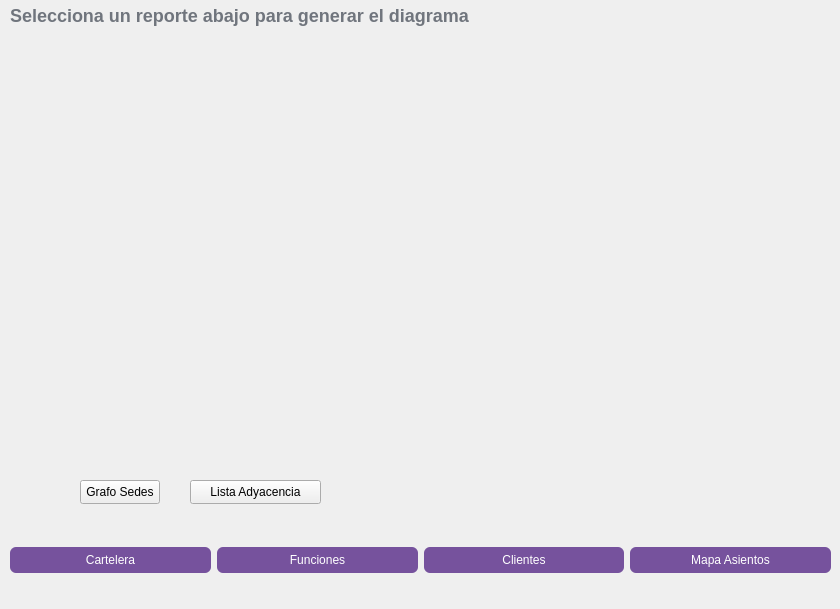
        <widget class="QWidget" name="tab_7">
         <attribute name="title">
          <string>Reportes</string>
         </attribute>
         <widget class="QLabel" name="label_69">
          <property name="geometry">
           <rect>
            <x>10</x>
            <y>0</y>
            <width>471</width>
            <height>31</height>
           </rect>
          </property>
          <property name="styleSheet">
           <string notr="true">QLabel {
    color: #70757d; /* Blanco puro para destacar más */
    font-size: 18px; /* Tamaño de letra más grande */
    font-weight: bold; /* Negrita */
}</string>
          </property>
          <property name="text">
           <string>Selecciona un reporte abajo para generar el diagrama</string>
          </property>
         </widget>
         <widget class="QLabel" name="lblVisorAdmin">
          <property name="geometry">
           <rect>
            <x>10</x>
            <y>40</y>
            <width>811</width>
            <height>381</height>
           </rect>
          </property>
          <property name="text">
           <string/>
          </property>
          <property name="scaledContents">
           <bool>true</bool>
          </property>
         </widget>
         <widget class="QWidget" name="horizontalLayoutWidget_7">
          <property name="geometry">
           <rect>
            <x>10</x>
            <y>520</y>
            <width>821</width>
            <height>80</height>
           </rect>
          </property>
          <layout class="QHBoxLayout" name="horizontalLayout_7">
           <item>
            <widget class="QPushButton" name="btnReportePeliculas">
             <property name="styleSheet">
              <string notr="true">/* Estilo base de los botones */
QPushButton {
    background-color: #76529D;
    color: white;
    border-radius: 6px;
    padding: 6px 14px;
}

/* Efecto cuando pasas el mouse por encima */
QPushButton:hover {
    background-color: #9D7AC7;
}

/* Estado ACTIVO/SELECCIONADO */
QPushButton:checked {
    background-color: #4A3267;
    border: 2px solid #9D7AC7;
    font-weight: bold;
}</string>
             </property>
             <property name="text">
              <string>Cartelera</string>
             </property>
             <property name="checkable">
              <bool>true</bool>
             </property>
             <attribute name="buttonGroup">
              <string notr="true">buttonGroup</string>
             </attribute>
            </widget>
           </item>
           <item>
            <widget class="QPushButton" name="btnReporteFunciones">
             <property name="styleSheet">
              <string notr="true">/* Estilo base de los botones */
QPushButton {
    background-color: #76529D;
    color: white;
    border-radius: 6px;
    padding: 6px 14px;
}

/* Efecto cuando pasas el mouse por encima */
QPushButton:hover {
    background-color: #9D7AC7;
}

/* Estado ACTIVO/SELECCIONADO */
QPushButton:checked {
    background-color: #4A3267;
    border: 2px solid #9D7AC7;
    font-weight: bold;
}</string>
             </property>
             <property name="text">
              <string>Funciones</string>
             </property>
             <property name="checkable">
              <bool>true</bool>
             </property>
             <attribute name="buttonGroup">
              <string notr="true">buttonGroup</string>
             </attribute>
            </widget>
           </item>
           <item>
            <widget class="QPushButton" name="btnReporteClientes">
             <property name="styleSheet">
              <string notr="true">/* Estilo base de los botones */
QPushButton {
    background-color: #76529D;
    color: white;
    border-radius: 6px;
    padding: 6px 14px;
}

/* Efecto cuando pasas el mouse por encima */
QPushButton:hover {
    background-color: #9D7AC7;
}

/* Estado ACTIVO/SELECCIONADO */
QPushButton:checked {
    background-color: #4A3267;
    border: 2px solid #9D7AC7;
    font-weight: bold;
}</string>
             </property>
             <property name="text">
              <string>Clientes</string>
             </property>
             <property name="checkable">
              <bool>true</bool>
             </property>
             <attribute name="buttonGroup">
              <string notr="true">buttonGroup</string>
             </attribute>
            </widget>
           </item>
           <item>
            <widget class="QPushButton" name="btnReporteMatriz">
             <property name="styleSheet">
              <string notr="true">/* Estilo base de los botones */
QPushButton {
    background-color: #76529D;
    color: white;
    border-radius: 6px;
    padding: 6px 14px;
}

/* Efecto cuando pasas el mouse por encima */
QPushButton:hover {
    background-color: #9D7AC7;
}

/* Estado ACTIVO/SELECCIONADO */
QPushButton:checked {
    background-color: #4A3267;
    border: 2px solid #9D7AC7;
    font-weight: bold;
}</string>
             </property>
             <property name="text">
              <string>Mapa Asientos</string>
             </property>
             <property name="checkable">
              <bool>true</bool>
             </property>
             <attribute name="buttonGroup">
              <string notr="true">buttonGroup</string>
             </attribute>
            </widget>
           </item>
          </layout>
         </widget>
         <widget class="QPushButton" name="btnReporteGrafoSedes">
          <property name="geometry">
           <rect>
            <x>80</x>
            <y>480</y>
            <width>80</width>
            <height>24</height>
           </rect>
          </property>
          <property name="text">
           <string>Grafo Sedes</string>
          </property>
         </widget>
         <widget class="QPushButton" name="btnReporteListaAdyacencia">
          <property name="geometry">
           <rect>
            <x>190</x>
            <y>480</y>
            <width>131</width>
            <height>24</height>
           </rect>
          </property>
          <property name="text">
           <string>Lista Adyacencia</string>
          </property>
         </widget>
        </widget>
